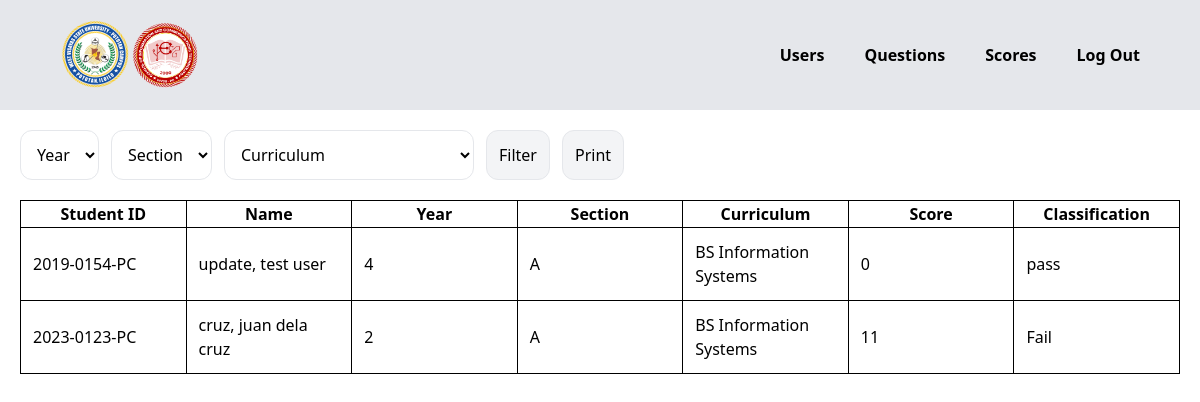
/admin/scores.php (signed in), run on the app's committed database.
### tables this page shows
CREATE TABLE `scores` (
  `scores_id` int(11) NOT NULL,
  `student_id` varchar(255) NOT NULL,
  `name` varchar(255) NOT NULL,
  `curriculum` varchar(255) NOT NULL,
  `year` varchar(255) NOT NULL,
  `section` varchar(255) NOT NULL,
  `score` varchar(255) NOT NULL,
  `classification` varchar(255) NOT NULL
);

### admin/scores.php (the view, shortened to what this page needs)
<!DOCTYPE html>
<html lang="en">
<head>
    <script src="../tailwind/3.3.5.js"></script>
</head>
<body>
<div class="w-full flex flex-row items-center justify-between p-5 bg-gray-200">
        <div class="ml-10 flex">
            <img class="h-[70px]" src="./wvsu.png">
            <img class="h-[70px]" src="./ICT.png">
        </div>
        <div class="mr-10">
            <li class="flex flex-row gap-10 items-center">
                <ul><a class="hover:underline font-bold" href="./users.php">Users</a></ul>
                <ul><a class="hover:underline font-bold" href="./questions.php">Questions</a></ul>
                <ul><a class="hover:underline font-bold" href="./scores.php">Scores</a></ul>
                <ul><a class="hover:underline font-bold" href="./functions/logout.php">Log Out</a></ul>
            </li>
        </div>
    </div>
    <div class="flex flex-col justify-center gap-5 p-5" >
        <div>
            <form class="flex gap-3">
                <select class="p-3 bg-white border rounded-xl border-solid" name="year" placeholder="Year">
                    <option selected hidden value="">Year</option>
                </select>
                <select class="p-3 bg-white border rounded-xl border-solid" name="section" placeholder="Section">
                    <option selected hidden value="">Section</option>
                </select>
                <select class="p-3 bg-white border rounded-xl border-solid" name="curriculum" placeholder="Year">
                    <option selected hidden value="">Curriculum</option>
                </select>
                <input class="bg-gray-100 p-3 border rounded-xl hover:bg-gray-300 " name="filter" type="submit" value="Filter">
                <input class="bg-gray-100 p-3 border rounded-xl hover:bg-gray-300 " onclick="printDiv()" type="button" value="Print">
            </form>
        </div>
        <div id="printable">
            <script src="https://cdn.tailwindcss.com"></script>
            <table class="table-fixed border border-1 border-solid w-full">
                <tr>
                    <th>Student ID</th>
                    <th>Name</th>
                    <th>Year</th>
                    <th>Section</th>
                    <th>Curriculum</th>
                    <th>Score</th>
                    <th>Classification</th>
                </tr>
                <?php
                    include "./functions/db.php";
                    if(isset($_GET['year']) && isset($_GET['curriculum']) && isset($_GET['section'])){
                        $year = $_GET['year'];
                        $curriculum = $_GET['curriculum'];
                        $section = $_GET['section'];
                        $query = "SELECT * FROM scores WHERE year='$year' AND section='$section' AND curriculum='$curriculum' ORDER BY name ASC";
                    }else{
                        $query = "SELECT * FROM scores";
                    }
                    $result = mysqli_query($conn, $query);
                    if(mysqli_num_rows($result) > 0){
                        while($row = mysqli_fetch_assoc($result)){
                ?>
                <tr>
                    <td class='p-3'><?php echo $row['student_id'] ?></td>
                    <td class='p-3'><?php echo $row['name'] ?></td>
                    <td class='p-3'><?php echo $row['year'] ?></td>
                    <td class='p-3'><?php echo $row['section'] ?></td>
                    <td class='p-3'><?php echo $row['curriculum'] ?></td>
                    <td class='p-3'><?php echo $row['score'] ?></td>
                    <td class='p-3'><?php echo $row['classification'] ?></td>
                </tr>
                <?php
                        }
                    }
                ?>
            </table>
        </div>
    </div>
</body>
</html>

### admin/scores.php (style rules this page uses)
table, th, td, tr { border: 1px solid black; border-collapse: collapse; }

### data on the page
scores: student "2019-0154-PC", name "update, test user", year "4", section "A", curriculum "BS Information Systems", score "0", classification "pass"
scores: student "2023-0123-PC", name "cruz, juan dela cruz", year "2", section "A", curriculum "BS Information Systems", score "11", classification "Fail"
